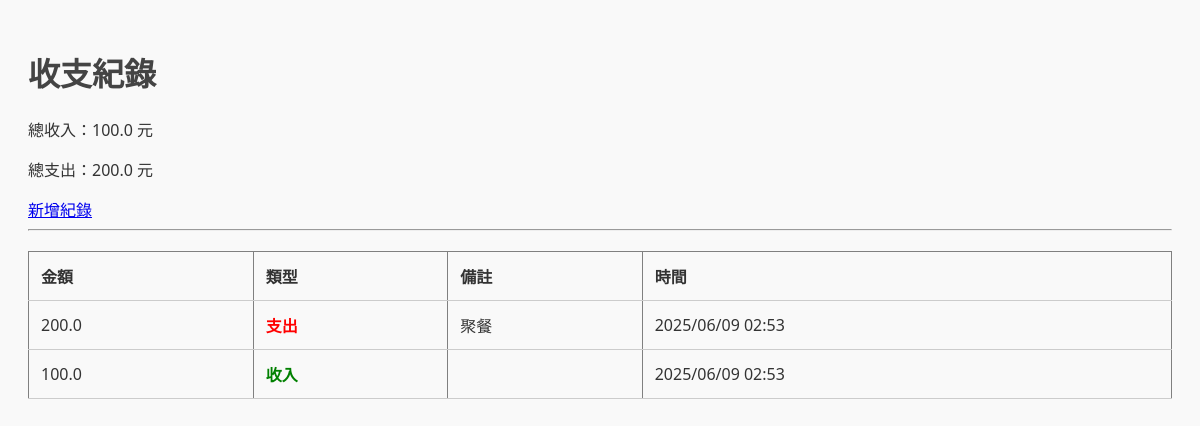
Before: / with the older database file.
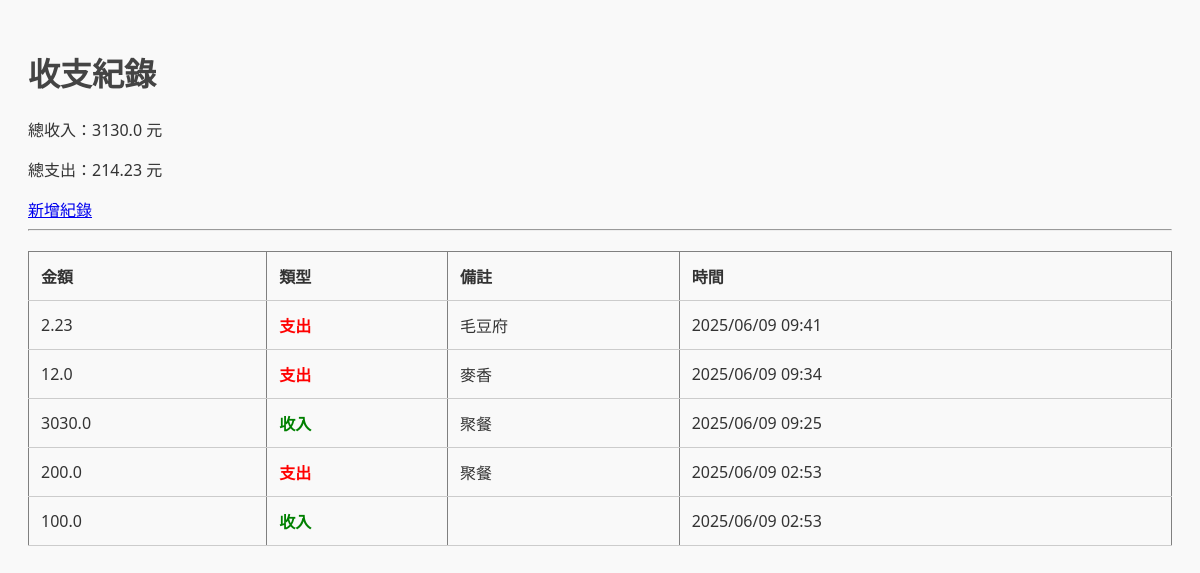
After: the same page with the newer database file.
### tables this page shows
CREATE TABLE records (
                id INTEGER PRIMARY KEY AUTOINCREMENT,
                amount REAL NOT NULL,
                type TEXT NOT NULL,
                note TEXT,
                timestamp DATETIME DEFAULT CURRENT_TIMESTAMP
            );

### app.py (the view)
@app.route('/')
def index():
    with sqlite3.connect(DB_NAME) as conn:
        c = conn.cursor()
        c.execute("SELECT * FROM records ORDER BY timestamp DESC")
        records = c.fetchall()
        taiwan = pytz.timezone('Asia/Taipei')
        records = [
            (r[0], r[1], r[2], r[3],
             datetime.strptime(r[4], "%Y-%m-%d %H:%M:%S").replace(tzinfo=pytz.utc).astimezone(taiwan).strftime("%Y/%m/%d %H:%M"))
            for r in records
        ]
        c.execute("SELECT SUM(amount) FROM records WHERE type='收入'")
        income = c.fetchone()[0] or 0
        c.execute("SELECT SUM(amount) FROM records WHERE type='支出'")
        expense = c.fetchone()[0] or 0
    return render_template('index.html', records=records, income=income, expense=expense)

### templates/index.html (shortened to what this page needs)
<!DOCTYPE html>
<html>
<head>
    <link rel="stylesheet" href="{{ url_for('static', filename='style.css') }}">
</head>
<body>
    <h1>收支紀錄</h1>
    <p>總收入：{{ income }} 元</p>
    <p>總支出：{{ expense }} 元</p>
    <a href="/add">新增紀錄</a>
    <hr>
    <table border="1">
        <tr>
            <th>金額</th><th>類型</th><th>備註</th><th>時間</th>
        </tr>
        {% for r in records %}
        <tr>
            <td>{{ r[1] }}</td>
            <td class="{{ 'income' if r[2] == '收入' else 'expense' }}">{{ r[2] }}</td>
            <td>{{ r[3] }}</td>
            <td>{{ r[4] }}</td>
        </tr>
        {% endfor %}
    </table>
</body>
</html>

### static/style.css (style rules this page uses)
body { font-family: "Segoe UI", sans-serif; background-color: #f9f9f9; padding: 20px; color: #333; }
h1 { color: #444; }
table { width: 100%; border-collapse: collapse; margin-top: 20px; }
th, td { padding: 12px; border-bottom: 1px solid #ccc; text-align: left; }
.income { color: green; font-weight: bold; }
.expense { color: red; font-weight: bold; }

Changed rows visible on the page:
added records: amount "2.23", type "支出", note "毛豆府", timestamp "2025/06/09 09:41"
added records: amount "12.0", type "支出", note "麥香", timestamp "2025/06/09 09:34"
added records: amount "3030.0", type "收入", note "聚餐", timestamp "2025/06/09 09:25"
Other visible differences:
{{ income }}: "100.0" → "3130.0"
{{ expense }}: "200.0" → "214.23"
